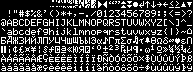
#> input picture LUT/A02 modified.bmp, 193 x 72 px
$ python find_linewise_map.py
#> lines starting #> are read from the running program, lines starting #| are printed output that depends on the picture; after the words box and inside, x2 and y2 are one past the last pixel; in counts of white or black regions, pixels touching at a corner belong together
#!python3.8
from PIL import Image, ImageDraw
import operator
from typing import Callable


class tiled_character_map:
	img  = None
	draw = None
	margin      = [0,0,0,0] # top, left, bottom, right
	tile_count  = [1,1]
	tile_pitch  = [0,0]
	tile_offset = [0,0]
	tile_size   = [1,1]

	get_tile_pos_by_index: Callable[[int], list] = None

	def __del__(self):
		if self.img:
			del self.img
		if self.draw:
			del self.draw

	def __init__(self, tile_count:[int,int], tile_pitch:[int,int], margin = [0,0,0,0]):
		self.tile_count = tile_count
		self.tile_pitch = tile_pitch
		self.margin = margin
		# create an empty 8 bit monochrome bitmapimg
		width  = margin[1] + margin[3] + tile_count[0]*tile_pitch[0]
		height = margin[0] + margin[2] + tile_count[1]*tile_pitch[1]
		self.img = Image.new(
			mode='L',
			size=[width , height]
			)
#> self.img: PIL image 193x72 L; every value is 0
		self.draw = ImageDraw.Draw(self.img)
		self.draw.rectangle([(0,0),self.img.size], fill = (128) )

	def open(self, fn:str):
		if self.img:
			del self.img
		if self.draw:
			del self.draw

		newimg  = Image.open(fn)
		if newimg.mode != 'L':
			self.img = newimg.convert(mode='L')
		else:
			self.img = newimg

		if self.img:
			self.draw =  ImageDraw.Draw(self.img)

	def get_aoi_origin(self, tile_pos:[int,int]):
		x = self.margin[1] + self.tile_offset[0] + (tile_pos[0] * self.tile_pitch[0])
		y = self.margin[0] + self.tile_offset[1] + (tile_pos[1] * self.tile_pitch[1])
		return [x,y]

	def fill_tile(self, tile_pos:[int,int], colour:int):
		[x1, y1] = self.get_aoi_origin(tile_pos)
		x2 = x1 + self.tile_size[0] - 1
		y2 = y1 + self.tile_size[1]	- 1
		self.draw.rectangle(
			[ (x1,y1) , (x2,y2) ],
			fill = (colour)
			)

	def pixels_to_word(self, pixel_start:[int,int], npixels:int, ref_color, big_endian:bool, shift:int=0):
		word = 0
		b = 1 << shift
		x_range = range(0, npixels) if big_endian else range(npixels-1, -1, -1)
		for i in x_range:
			pixel_val = self.img.getpixel((pixel_start[0] + i, pixel_start[1]))
			word = word | ( b if pixel_val == ref_color else 0 )
			b = b << 1
		return word


if __name__ == "__main__":

	### set up a character mapimg and fill it with black rectangles
	mapimg = tiled_character_map([32,8], [6,9], [0,1,0,0])
	mapimg.tile_size = [5,8]
	mapimg.get_tile_pos_by_index = lambda idx, ts = mapimg.tile_count: [ idx % ts[0], (idx % (ts[0]*ts[1])) // ts[0] ] # assign tile organization function

	for i in range( 16, 256 ):
		mapimg.fill_tile( mapimg.get_tile_pos_by_index(i), 0 )

	mapimg.img.save('output/blank_layout.bmp')
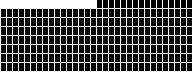
#> saved as blank_layout.bmp: PIL image 193x72 L; values 0 (black) and 128 (white), 30.9% white; 1 white region, box (x1, y1, x2, y2) and area: (0, 0, 193, 72) 4296

	### load mapimg data
	mapimg.open('A02 modified.bmp')
#> in open, newimg is the input picture: PIL image 193x72 RGB; 24.4% white in thin lines or dots
#> in open, `self.img = newimg.convert(mode='L')`: self.img: PIL image 193x72 L; 24.4% white in thin lines or dots

	### TEST PATTERN: overwrite existing mapimg to check pixel alignment
	#	for y in range(1,5):
	#		for x in range(0 , mapimg.tile_count[0]):
	#			mapimg.fill_tile([x,y], 128)
	#	mapimg.img.save('output/ROI_alignment_test.bmp')
	#	exit()

	### convert pixel data to aligned bit representations
	# 	mapimg_data is a 2D array of arrays containing 1 bit pixel data. For example, the character 'A' will be represented as
	#	[ 	0b00000 ,
	#		0b00100 ,
	#		0b01010 ,
	#		0b10001 ,
	#		0b10001 ,
	#		0b11111 ,
	#		0b10001 ,
	#		0b10001 ]
	mapimg_data = [ [
				mapimg.pixels_to_word( list(map(operator.add, mapimg.get_aoi_origin(mapimg.get_tile_pos_by_index(idx)), [0,y])) , mapimg.tile_size[0] , (255), big_endian=False )
				  for y in range(0 , mapimg.tile_size[1])
				] for idx in range(0 , 256)
				]
#> after the loop in pixels_to_word, `for i in x_range:`: b = 32; word = 0
#> mapimg_data = 256 items, first 6: [0, 0, 0, 0, 0, 0, 0, 0], [0, 0, 0, 0, 0, 0, 0, 0], [0, 0, 0, 0, 0, 0, 0, 0], [0, 0, 0, 0, 0, 0, 0, 0], [0, 0, 0, 0, 0, 0, 0, 0], [0, 0, 0, 0, 0, 0, 0, 0]
	#for idx in range(16 , 256):
	#		print(idx, '\t', mapimg_data[idx])


	### create a LUT that visually represents 2^5=32 columns for all possible 5 bit states, and 8 rows for sequential rendering, one for each line in a character
	lutimg = tiled_character_map( [32,8] , [6,9], [0,1,0,0] )
	lutimg.tile_size = [5,8]

	lut_data = [[None for y in range(0,lutimg.tile_count[1])] for x in range(0,lutimg.tile_count[0])]

	### add hard-coded patch values
	# todo...


	### populate LUT with direct matches and visualize the choices
	for v in range(0 , lutimg.tile_count[1]):
		for u in range( 0 , lutimg.tile_count[0] ):
			org = lutimg.get_aoi_origin([u,v])
			lutimg.fill_tile( [u,v] , 64 )

			# seek matches in a valid range of characters (0..15 are the 8 CGRAM chars repeated twice)
			for idx in range(8,256):
				if mapimg_data[idx][v] == u:
					lut_data[u][v] = idx
					break

			# copy-paste map character image to LUT image area
			if lut_data[u][v] is not None:
				src_aoi_org = mapimg.get_aoi_origin(mapimg.get_tile_pos_by_index(lut_data[u][v]))
				src_aoi = ( src_aoi_org[0], src_aoi_org[1], src_aoi_org[0] + mapimg.tile_size[0], src_aoi_org[1] + mapimg.tile_size[1] )
				character = mapimg.img.crop(src_aoi)
				lutimg.img.paste(character, lutimg.get_aoi_origin([u,v]))

			# overlay relevant pixels
			for x in range( 0 , lutimg.tile_size[0] ):
				pixel_col = (192) if (u & (1 << (lutimg.tile_size[0] - 1 - x))) else (0)
				lutimg.img.putpixel( (org[0]+x, org[1]+v) , pixel_col )
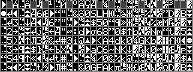
#> lutimg.img: PIL image 193x72 L; min 0, max 255, mean 105.1
#> after the loop, lut_data = 32 items

	lutimg.img.save('output/lutimg_bit_patterns.bmp')


	### save LUT data (character codes)
	f = open('output/LUT.txt', 'w')
	for v in range(0, lutimg.tile_count[1]):
		for u in range(0 , mapimg.tile_count[0]):
			f.write(repr(lut_data[u][v]) + '\t')
		f.write('\n')
	f.close()
